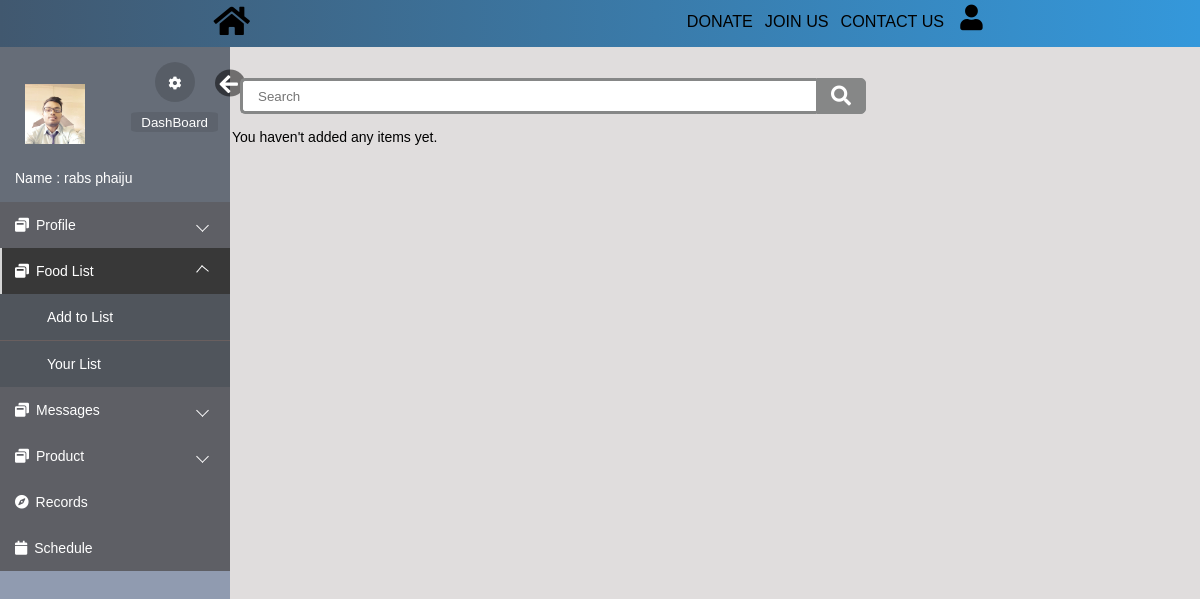
The page /post.php (signed in) on the database as committed earlier.
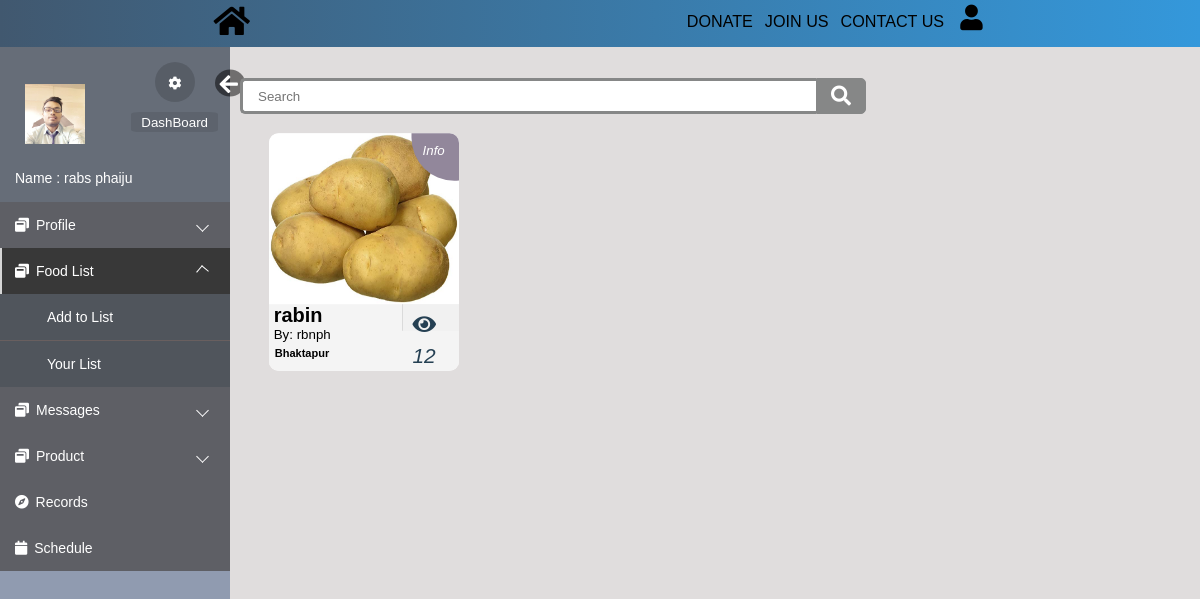
The same page on the database as committed later.
### tables this page shows
CREATE TABLE `food` (
  `food_id` int(10) UNSIGNED NOT NULL,
  `updated_by` int(6) NOT NULL,
  `pic` varchar(255) DEFAULT NULL,
  `name` varchar(20) NOT NULL,
  `location` varchar(30) DEFAULT NULL,
  `created_at` timestamp NOT NULL DEFAULT CURRENT_TIMESTAMP,
  `updated_at` datetime DEFAULT NULL ON UPDATE CURRENT_TIMESTAMP,
  `verified` tinyint(1) NOT NULL DEFAULT '1',
  `verifiedby_id` int(6) NOT NULL DEFAULT '0' COMMENT 'Verified By',
  `remark` varchar(50) DEFAULT NULL,
  `status` tinyint(4) DEFAULT '1',
  `quantity` varchar(10) DEFAULT NULL,
  `ExpDate` timestamp NULL DEFAULT NULL,
  `Description` varchar(50) NOT NULL,
  `type` varchar(30) NOT NULL
);

CREATE TABLE `register` (
  `reg_id` int(10) UNSIGNED NOT NULL,
  `username` varchar(20) NOT NULL,
  `pic` varchar(255) DEFAULT NULL,
  `user_type` varchar(20) DEFAULT NULL,
  `firstname` varchar(20) NOT NULL,
  `lastname` varchar(20) NOT NULL,
  `email` varchar(40) DEFAULT NULL,
  `location` varchar(30) DEFAULT NULL,
  `contact` text COMMENT 'Contact No',
  `dob` date DEFAULT NULL,
  `created_at` timestamp NOT NULL DEFAULT CURRENT_TIMESTAMP,
  `updated_at` datetime DEFAULT NULL ON UPDATE CURRENT_TIMESTAMP,
  `password` varchar(40) NOT NULL,
  `secret_key` varchar(6) DEFAULT NULL,
  `verified` tinyint(1) NOT NULL DEFAULT '0',
  `verifiedby_id` int(6) NOT NULL DEFAULT '0' COMMENT 'Verified By',
  `remark` varchar(50) DEFAULT NULL,
  `status` tinyint(4) DEFAULT '1',
  `code` varchar(10) DEFAULT NULL
);

### html/post.php (the view, shortened to what the changed rows need)
<?php
$search=1;
?>
<!DOCTYPE html>
<html lang="en">
<head>
    <link rel="stylesheet" href="css/index.css">
    <link rel="stylesheet" href="../css/loginindex.css">
    <link rel="stylesheet" href="css/editprofile.css">
    <link rel="stylesheet" href="css/indexsearch.css">
    <link rel="stylesheet" href="https://use.fontawesome.com/releases/v5.3.1/css/all.css">
    <link rel="stylesheet" href="css/card.css">
</head>
<body>
    <div class="body_wrapper">
        <div class="cards">
    <?php
   $session_reg_id=$_SESSION['reg_id'];
    $sql = "SELECT * from food where `updated_by`='$session_reg_id'";
    require_once("DBConnect.php");
	$result = $conn-> query($sql);
	if($result-> num_rows >0 && $search==1){
		while($row = $result-> fetch_assoc()){
            $ids=$row["updated_by"];
            $sql1="SELECT * from `register` where `reg_id`='$ids'";
            $result1 = mysqli_query($conn, $sql1);
            $row1 = mysqli_fetch_assoc($result1);
            ?>
            <div class="wrapper">
                <div class="container">
                    <div class="top">
                      <?php  $filepath="files/".$row["pic"];?>
                        <img src="<?php echo $filepath; ?>" >
                    </div>
                    <div class="bottom">
                        <div class="left">
                            <div class="details">
                                <h2><?php echo $row["name"];?></h2>
                                <p> <?php echo " By: ".$row1["username"];?></p>
                                <h5> <?php echo $row["location"];?></h5>
                            </div>
                            <div class="buy"><a href="viewfood.php?foodid=<?= $row['food_id'];?>"><i class="fa fa-eye" aria-hidden="true"></i></a>
                            <i><?php echo $row["quantity"];?></i>
                        </div>
                        </div>
                    </div>
                </div>
                <div class="inside">
                    <div class="icon"><i class="material-icons">&nbsp&nbsp&nbspInfo</i></div>
                </div>
            </div>
        <?php      }}
        else if($result-> num_rows ==0 && $search==1){
            echo "<table><tr><td>You haven't added any items yet.</td></tr></table>";
        }       ?>
        </div>
    </div>
</body>
</html>

Rows that differ between the two databases and show on the page:
added food: pic (picture), name "rabin", register.username "rbnph", location "Bhaktapur", quantity "12"
Other text that changed with them:
text no longer shown: "You haven't added any items yet."
